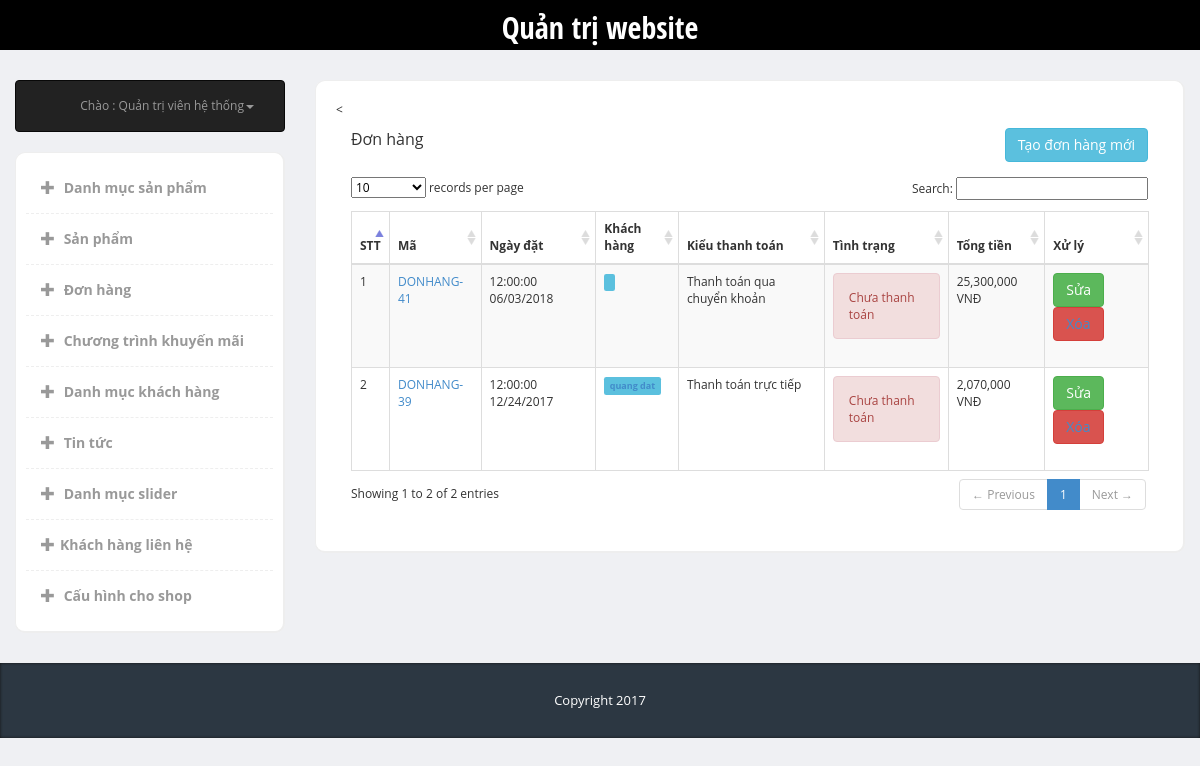
The app's page /admin/index.php?page=order&type=list (signed in) with its own data.
### tables this page shows
CREATE TABLE `order` (
  `ID` int(10) NOT NULL,
  `User_ID` int(10) DEFAULT NULL,
  `Shipping_Address` varchar(255) NOT NULL,
  `Name` varchar(255) NOT NULL,
  `Moblie_Number` int(11) NOT NULL,
  `Method_Payment` tinyint(2) NOT NULL,
  `Order_Time` date NOT NULL,
  `Subtotal` int(11) NOT NULL,
  `Note` text NOT NULL,
  `Order_Status` int(2) NOT NULL,
  `Status` tinyint(2) NOT NULL
);

CREATE TABLE `users` (
  `ID` int(10) NOT NULL,
  `User_Name` varchar(255) NOT NULL,
  `Password` varchar(255) NOT NULL,
  `DOB` varchar(255) DEFAULT NULL,
  `Sex` int(2) DEFAULT NULL,
  `Address` varchar(255) DEFAULT NULL,
  `Email` varchar(255) NOT NULL,
  `Moblie_Number` int(11) DEFAULT NULL,
  `Status` tinyint(2) NOT NULL,
  `Permission` int(10) NOT NULL,
  `Registed_Date` date DEFAULT NULL
);

### admin/lib_db.php (called while the page is built, shortened)
<?php
global $link;
function select_one($sql){
	$data = exec_select($sql);
	return $data[0];
}
function select_list($sql){
	return exec_select($sql);
}
function exec_select($sql){
	global $link;
	$ret = isset($ret) ? $ret : "";
	$res = $link->query($sql);
	$err = mysqli_error($link);
	if ($res ){
		$ret = array();
		while( $row = $res->fetch_array(MYSQLI_ASSOC) )
		{
			$ret[]= $row ;
		}
	}
	return $ret;
}

### admin/modules/order/list.php (the view)
<?php
$sql="SELECT * FROM `order` where Status = 1  order by ID DESC";
$data_order = select_list($sql);
?>
<<div class="panel-heading">
<div class="panel-title col-md-5">Đơn hàng</div>
<button type="button" class="btn btn-info right"><a href="?page=order&type=add">Tạo đơn hàng mới</a></button>
</div>
<div class="panel-body">
<table cellpadding="0" cellspacing="0" border="0" class="table table-striped table-bordered" id="example">
	<thead>
		<tr>
			<th>STT</th>
			<th>Mã</th>
			<th>Ngày đặt</th>
			<th>Khách hàng</th>
			<th>Kiểu thanh toán</th>
			<th>Tình trạng</th>
			<th>Tổng tiền</th>
			<th>Xử lý</th>
		</tr>
	</thead>
	<tbody>
		<?php
$i= 1;
if($data_order){
		foreach ($data_order as $datas){?>
		<tr class="odd gradeX">
			<td><?php echo $i++ ?></td>
			<td>
		<a href="?page=order&type=info&id=<?php echo $datas['ID']?> ">
				DONHANG-<?php  echo  $datas['ID'];  ?>
				</a>
			</td>
			<td><?php echo date("h:i:s m/d/Y", strtotime($datas['Order_Time'])); ?></td>
			<td>
				<?php
						$user_id =  $datas['User_ID'];
						if(isset($user_id)){
						$sql_user = "select * from users where ID = $user_id ";
							$data_user = select_one($sql_user);
								?>
					<span class="label label-info"> <a href=""><?php echo $data_user['User_Name']?></a></span>
						<?php
						}
						else{
						?>
<span class="label label-info"> <a href=""><?php echo $datas['Name']?></a></span>
					<?php
}
					?>
			</td>
			<td>
						<?php
if($datas['Method_Payment'] == 0){
echo "Thanh toán trực tiếp";
}else{
echo "Thanh toán qua chuyển khoản";
}
					?>
			</td>
			<td>
<?php
			if($datas['Order_Status'] == 0){
					echo "<div class='alert alert-danger'>Chưa thanh toán</div>";
			}else if($datas['Order_Status'] == 1){
				echo "<div class='alert alert-success'>Đã thanh toán</div>";
			}
			?>
			</td>
			<td>
		<?php
			echo number_format($datas['Subtotal']);
			?>
VNĐ
			</td>
			<td class="center">
				<button type="button" class="btn btn-success"><a href="?page=order&type=edit&id=<?php echo $datas['ID']?> ">Sửa</a></button>
				<button type="button" class="btn btn-danger"><a href="?page=order&type=delete&id=<?php echo $datas['ID']?> ">Xóa</a></button>
			</td>
		</tr>
<?php } }?>
	</tbody>
</table>
</div>

### admin/css/styles.css (style rules this page uses)
body { font-family: 'Open Sans', sans-serif; background-color: #f7f7f7; position: relative; margin: 0px; font-size: 12px; padding: 0px; }
.btn-success a { color: #fff !important }
.right { float: right; }
.btn-info a { color: #fff !important; }
body { background-color: #eff0f3; }
.panel-heading>.panel-title, .content-box-header .panel-title { float: left; padding: 0px; padding-top: 0px; }
.panel-body { clear:both; }

### records on screen
order: ID "41", Order_Time "12:00:00 06/03/2018", Method_Payment "Thanh toán qua chuyển khoản", Order_Status "Chưa thanh toán", Subtotal "25,300,000"
order: ID "39", Order_Time "12:00:00 12/24/2017", User_ID.User_Name "quang dat", Method_Payment "Thanh toán trực tiếp", Order_Status "Chưa thanh toán", Subtotal "2,070,000"
